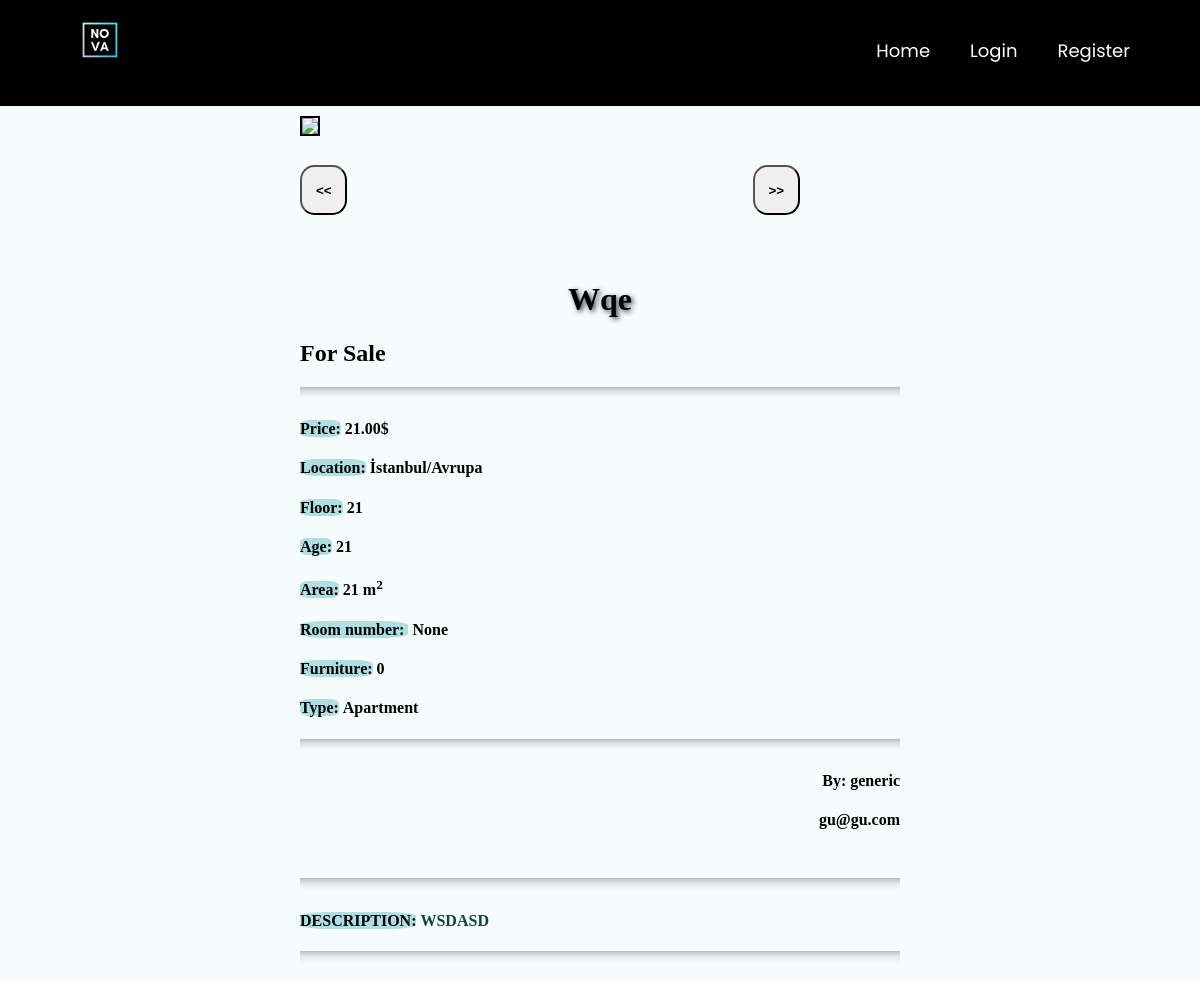
Before: /product_details/3 with the older database file.
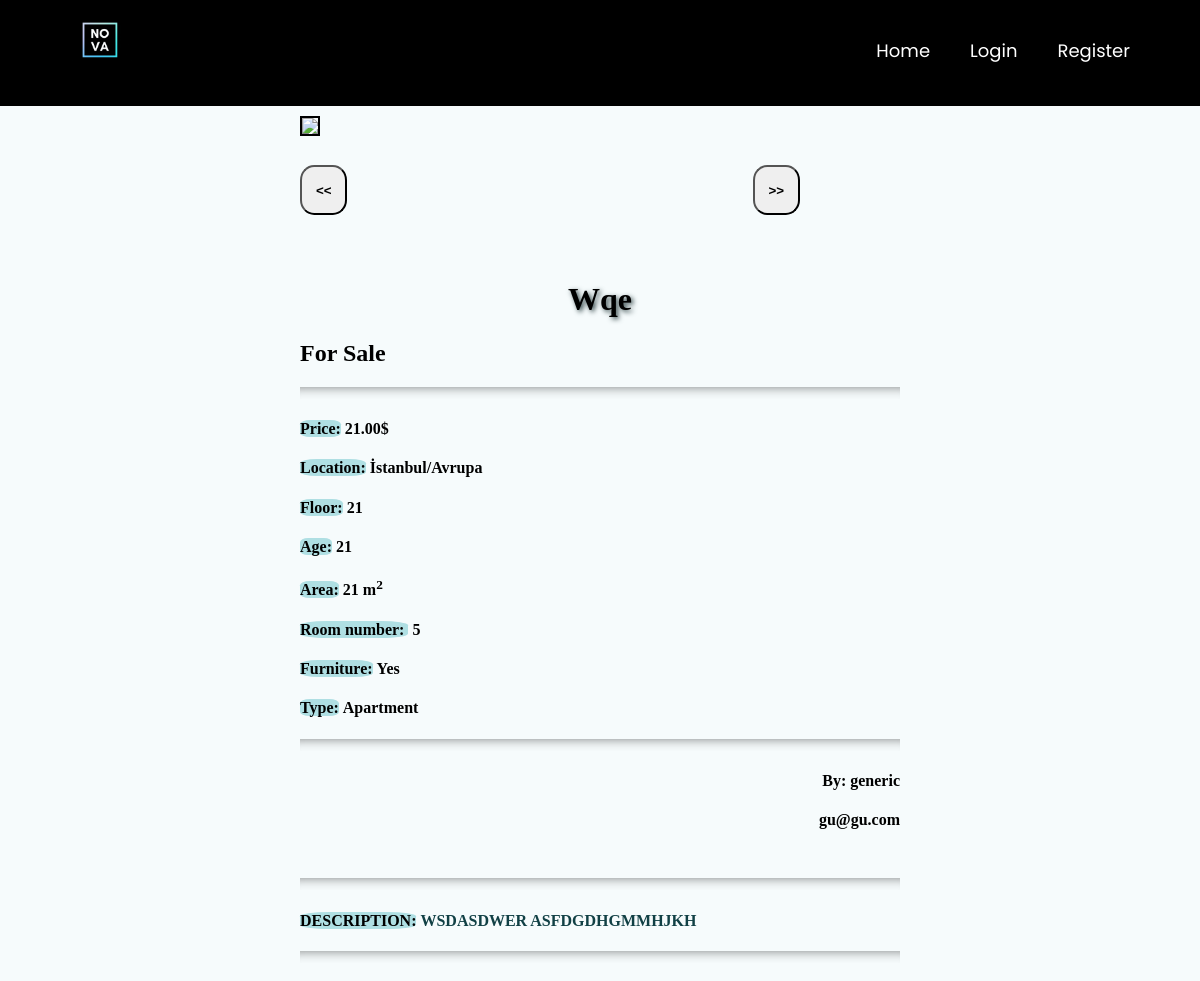
After: the same page with the newer database file.
### main/models.py (models this page shows, shortened)
class Post(models.Model):
    ouruser = models.ForeignKey(ourUser, null=True, on_delete=models.CASCADE)
    post_title = models.CharField(max_length=255,null=True)
    post_description = models.TextField()
    price = models.DecimalField(decimal_places=2 , max_digits=12)
    location = models.CharField(max_length=255,null=True,choices=city)
    postType = models.CharField(choices=RorS , max_length=50, null=True , default='For Sale')
    floor = models.DecimalField(decimal_places=0 , max_digits=3 ,null=True)
    building_age = models.DecimalField(decimal_places=0, max_digits=2 , null=True)
    area = models.DecimalField(decimal_places=0,max_digits=4 ,null=True)
    isFurniture = models.CharField(choices=Furniture ,null=True,max_length=50,default="No")
    building_type = models.CharField(choices=b_types ,null=True ,max_length=50)
    room = models.DecimalField(decimal_places=0 , max_digits=3 ,null=True)

class ourUser(models.Model):
    user = models.OneToOneField(User, null=True, on_delete=models.CASCADE)  # relation with django's user # will be implemented later
    username = models.CharField(max_length=255,null=True)
    first_name = models.CharField(max_length=255,null=True)
    last_name = models.CharField(max_length=255,null=True)
    email = models.EmailField(max_length=254)

### main/views.py (the view)
# urls.py: path('product_details/<int:pk>', views.productdetails, name="product_details"),
def productdetails(request, pk):
    posts = Post.objects.get(id=pk)
    pimage = PostImages.objects.filter(gallery=posts)
    return render(request, 'main/product_details.html', { 'posts':posts ,'pimage':pimage} )

### main/templates/main/product_details.html (shortened to what this page needs)
<!DOCTYPE html>
{% extends 'main/mainpage.html' %}
{% load static %}
{% load humanize %}
{% block content %}
<html>
<body>
	<div class="bg ">
	<div id="content-wrapper">
		<div class="column">
			<img id=featured src="{% static pimage.first.image.url %}">
			<div id="slide-wrapper"  >
				<button id="slideLeft" class="arrow " > <b><<</b> </button>
				<button id="slideRight" class="arrow " > <b>>></b> </button>
			</div>
		</div>
		<div class="column ">
			<h1>{{posts.post_title}}</h1>
			<h2>{{posts.postType}}</h2>
			<hr>
			<h4 ><mark>Price:</mark>&nbsp;{{posts.price|intcomma}}$</h4>
			<h4 ><mark>Location:</mark>&nbsp;{{posts.location}}</h4>
			<h4 ><mark>Floor:</mark>&nbsp;{{posts.floor}}</h4>
			<h4 ><mark>Age:</mark>&nbsp;{{posts.building_age}}</h4>
			<h4 ><mark>Area:</mark>&nbsp;{{posts.area}} m<sup>2</sup></h4>
			<h4 ><mark>Room number: </mark>&nbsp;{{ posts.room }}</h4>
			<h4 ><mark>Furniture:</mark>&nbsp;{{posts.isFurniture}}</h4>
			<h4 ><mark>Type:</mark>&nbsp;{{posts.building_type}}</h4>
			<hr>
			<h4 style="text-align: right;">By:&nbsp;{{posts.ouruser.first_name}}</h4>
			<h4 style="text-align: right;">&nbsp;{{posts.ouruser.email}}</h4>
		</div>
		<div class="column ">
			<hr>
			<h4 class="des"  ><mark>Description:</mark>&nbsp;{{posts.post_description}}</h4>
			<hr>
		</div>
	</div>
	</div>
</body>
{% endblock %}

Changed rows visible on the page:
changed Post "Wqe": room "None" → "5"; isFurniture "0" → "Yes"; post_description "WSDASD" → "WSDASDWER ASFDGDHGMMHJKH"
